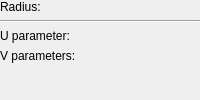
     <widget class="QWidget" name="Page4_sphere">
      <layout class="QGridLayout" name="_11">
       <property name="margin">
        <number>0</number>
       </property>
       <property name="spacing">
        <number>6</number>
       </property>
       <item row="1" column="0">
        <widget class="Line" name="line">
         <property name="frameShape">
          <enum>QFrame::HLine</enum>
         </property>
         <property name="frameShadow">
          <enum>QFrame::Sunken</enum>
         </property>
        </widget>
       </item>
       <item row="2" column="0">
        <layout class="QGridLayout" name="_12">
         <property name="margin">
          <number>0</number>
         </property>
         <property name="spacing">
          <number>6</number>
         </property>
         <item row="2" column="0">
          <spacer>
           <property name="orientation">
            <enum>Qt::Horizontal</enum>
           </property>
           <property name="sizeType">
            <enum>QSizePolicy::Preferred</enum>
           </property>
           <property name="sizeHint" stdset="0">
            <size>
             <width>81</width>
             <height>20</height>
            </size>
           </property>
          </spacer>
         </item>
         <item row="0" column="0">
          <widget class="QLabel" name="label_3">
           <property name="text">
            <string>U parameter:</string>
           </property>
          </widget>
         </item>
         <item row="1" column="0">
          <widget class="QLabel" name="label_2">
           <property name="text">
            <string>V parameters:</string>
           </property>
          </widget>
         </item>
         <item row="1" column="2">
          <widget class="Gui::QuantitySpinBox" name="sphereAngle1" native="true">
           <property name="unit" stdset="0">
            <string notr="true">deg</string>
           </property>
           <property name="value" stdset="0">
            <double>-90.000000000000000</double>
           </property>
          </widget>
         </item>
         <item row="2" column="2">
          <widget class="Gui::QuantitySpinBox" name="sphereAngle2" native="true">
           <property name="unit" stdset="0">
            <string notr="true">deg</string>
           </property>
           <property name="value" stdset="0">
            <double>90.000000000000000</double>
           </property>
          </widget>
         </item>
         <item row="0" column="2">
          <widget class="Gui::QuantitySpinBox" name="sphereAngle3" native="true">
           <property name="unit" stdset="0">
            <string notr="true">deg</string>
           </property>
           <property name="value" stdset="0">
            <double>360.000000000000000</double>
           </property>
          </widget>
         </item>
        </layout>
       </item>
       <item row="3" column="0">
        <spacer>
         <property name="orientation">
          <enum>Qt::Vertical</enum>
         </property>
         <property name="sizeType">
          <enum>QSizePolicy::Expanding</enum>
         </property>
         <property name="sizeHint" stdset="0">
          <size>
           <width>0</width>
           <height>0</height>
          </size>
         </property>
        </spacer>
       </item>
       <item row="0" column="0">
        <layout class="QHBoxLayout" name="_13">
         <property name="spacing">
          <number>6</number>
         </property>
         <property name="margin">
          <number>0</number>
         </property>
         <item>
          <widget class="QLabel" name="textLabel14">
           <property name="text">
            <string>Radius:</string>
           </property>
          </widget>
         </item>
         <item>
          <widget class="Gui::QuantitySpinBox" name="sphereRadius" native="true">
           <property name="unit" stdset="0">
            <string notr="true">mm</string>
           </property>
           <property name="value" stdset="0">
            <double>5.000000000000000</double>
           </property>
          </widget>
         </item>
        </layout>
       </item>
      </layout>
     </widget>
